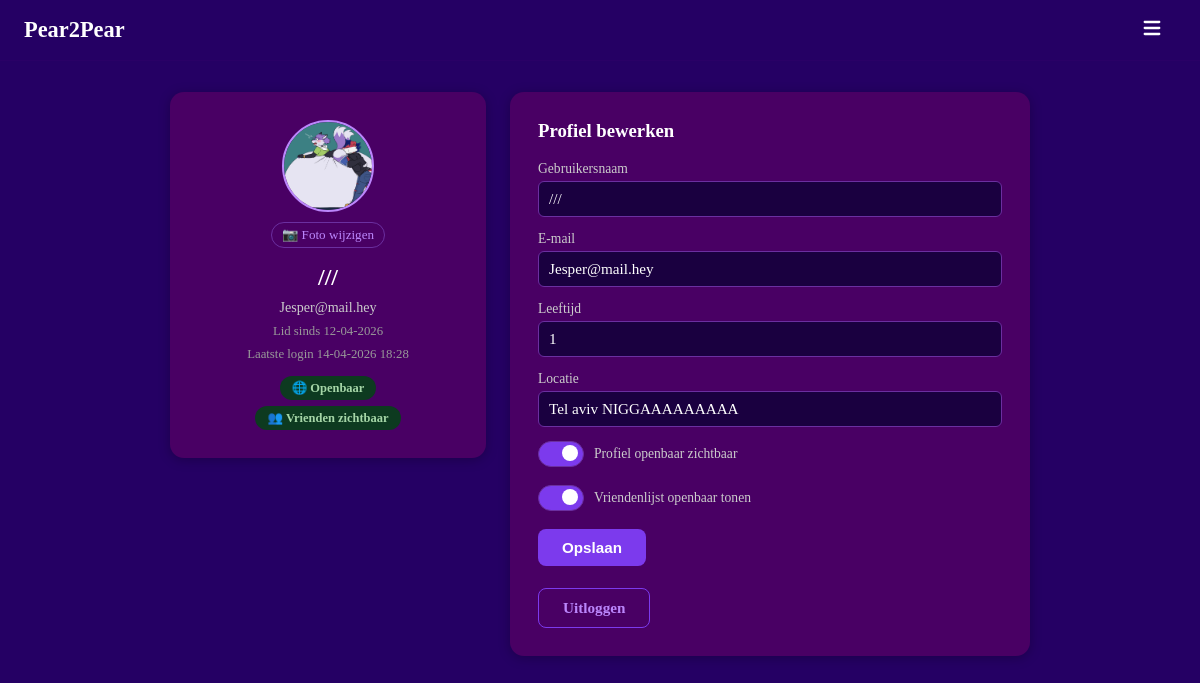
/account (signed in), run on the app's committed database.
### models.py (models this page shows, shortened)
class User(UserMixin, db.Model):
    __tablename__ = "users"
    id            = db.Column(db.Integer, primary_key=True)
    username      = db.Column(db.String(30),  unique=True, nullable=False, index=True)
    email         = db.Column(db.String(120), unique=True, nullable=False, index=True)
    password_hash = db.Column(db.String(256), nullable=False)
    created_at    = db.Column(db.DateTime, default=datetime.utcnow, nullable=False)
    last_login    = db.Column(db.DateTime, default=datetime.utcnow, nullable=False)
    age            = db.Column(db.Integer,     nullable=True)
    avatar         = db.Column(db.String(200),   nullable=True)
    location       = db.Column(db.String(100), nullable=True)
    is_public      = db.Column(db.Boolean, default=True,  nullable=False)
    friends_public = db.Column(db.Boolean, default=False, nullable=False)
    sent_requests     = db.relationship("Friendship", foreign_keys=[Friendship.from_id], backref="from_user", lazy="dynamic")
    received_requests = db.relationship("Friendship", foreign_keys=[Friendship.to_id],   backref="to_user",   lazy="dynamic")
    notifications     = db.relationship("Notification", foreign_keys=[Notification.user_id], backref="owner", lazy="dynamic", order_by=Notification.created_at.desc())
    def pending_received(self):
        reqs = Friendship.query.filter_by(to_id=self.id, status="pending").all()
        return User.query.filter(User.id.in_([r.from_id for r in reqs])).all()
    def unread_message_count(self):
        return Message.query.filter_by(receiver_id=self.id, read=False).count()
    def unread_notification_count(self):
        return Notification.query.filter_by(user_id=self.id, read=False).count()
    def total_inbox_count(self):
        return self.unread_message_count() + self.unread_notification_count()

### main.py (the view, shortened to what this page needs)
    @app.route("/account", methods=["GET", "POST"])
    @login_required
    def account():
        form = EditProfileForm(
            current_user_id=current_user.id,
            data={
                "username":       current_user.username,
                "email":          current_user.email,
                "age":            current_user.age,
                "location":       current_user.location,
                "is_public":      current_user.is_public,
                "friends_public": current_user.friends_public,
            }
        )
        return render_template("account.html", user=current_user, form=form)

### main.py (shortened to what this page needs)
class EditProfileForm(FlaskForm):
    username       = StringField("Gebruikersnaam", validators=[DataRequired(), Length(min=3, max=30)])
    email          = StringField("E-mail",         validators=[DataRequired(), Email()])
    age            = IntegerField("Leeftijd",       validators=[Optional(), NumberRange(min=1, max=120)])
    location       = StringField("Locatie",         validators=[Optional(), Length(max=100)])
    is_public      = BooleanField("Profiel openbaar")
    friends_public = BooleanField("Vriendenlijst openbaar")
    submit         = SubmitField("Opslaan")
    def __init__(self, current_user_id, *args, **kwargs):
        super().__init__(*args, **kwargs)
        self._current_user_id = current_user_id

### templates/account.html (shortened to what this page needs)
{% extends "base.html" %}
{% from "macros.html" import avatar %}
{% block content %}
<div class="account-page">
    <div class="box account-info">
        <div class="center">
            {{ avatar(user, size=88) }}
            <form method="POST" action="/account/avatar" enctype="multipart/form-data" style="margin:10px 0 4px;">
                <label class="avatar-upload-label" title="Profielfoto wijzigen">
                    📷 Foto wijzigen
                </label>
            </form>
            <h2>{{ user.username }}</h2>
            <p>{{ user.email }}</p>
            <p class="account-meta">Lid sinds {{ user.created_at.strftime('%d-%m-%Y') }}</p>
            <p class="account-meta">Laatste login {{ user.last_login.strftime('%d-%m-%Y %H:%M') }}</p>
            <span class="account-badge {% if user.is_public %}badge--public{% else %}badge--private{% endif %}">
                {% if user.is_public %}🌐 Openbaar{% else %}🔒 Privé{% endif %}
            </span>
            {% if user.friends_public %}
            <span class="account-badge badge--public" style="margin-top:6px;">👥 Vrienden zichtbaar</span>
            {% endif %}
        </div>
    </div>
    <div class="box account-edit">
        <h3>Profiel bewerken</h3>
        <form method="POST" action="/account">
            <div class="field">
                {{ form.username.label }}
                {{ form.username() }}
            </div>
            <div class="field">
                {{ form.email.label }}
                {{ form.email() }}
            </div>
            <div class="field">
                {{ form.age.label }}
                {{ form.age(placeholder="Jouw leeftijd") }}
            </div>
            <div class="field">
                {{ form.location.label }}
                {{ form.location(placeholder="Stad, land …") }}
            </div>
            <div class="field toggle-row">
                <label for="is_public" class="toggle-label">
                    <span class="toggle-track"><span class="toggle-thumb"></span></span>
                    Profiel openbaar zichtbaar
                </label>
            </div>
            <div class="field toggle-row">
                <label for="friends_public" class="toggle-label">
                    <span class="toggle-track"><span class="toggle-thumb"></span></span>
                    Vriendenlijst openbaar tonen
                </label>
            </div>
            <div class="field">
                {{ form.submit(class="btn") }}
            </div>
        </form>
        <a href="/logout" class="btn btn--outline" style="margin-top:8px;display:inline-block;">Uitloggen</a>
    </div>
</div>
{% endblock %}

### templates/macros.html
{% macro avatar(user, size=48, cls="") %}
{% if user.avatar %}
<img src="/static/avatars/{{ user.avatar }}"
     alt="{{ user.username }}"
     class="avatar-img {{ cls }}"
     style="width:{{ size }}px;height:{{ size }}px;border-radius:50%;object-fit:cover;border:2px solid #bb86fc;">
{% else %}
<div class="avatar-placeholder {{ cls }}"
     style="width:{{ size }}px;height:{{ size }}px;font-size:{{ (size * 0.42)|int }}px;">
  {{ user.username[0].upper() }}
</div>
{% endif %}
{% endmacro %}

### static/style.css (style rules this page uses)
html, body { height: 100%; margin: 0; background-color: #250064; }
h1, h2, h3, p, small, label { color: white; }
a { color: #bb86fc; }
.center { display: flex; text-align: center; flex-direction: column; align-items: center; }
.box { padding: 28px; border-radius: 14px; background-color: #490064; box-shadow: 0 2px 12px rgba(0,0,0,0.25); }
.field { display: flex; flex-direction: column; align-items: flex-start; margin-bottom: 14px; width: 100%; }
.field label { color: #ccc; font-size: 0.85rem; margin-bottom: 4px; }
.field input[type="text"], .field input[type="password"], .field input[type="email"], .field input[type="number"], .field textarea { width: 100%; padding: 8px 10px; border-radius: 6px; border: 1px solid #6b2fa0; background-color: #1a0040; color: white; font-size: 0.95rem; box-sizing: border-box; transition: border-color 0.2s; resize: vertical; font-family: inherit; }
.toggle-row { flex-direction: row; align-items: center; gap: 12px; }
.toggle-label { display: flex; align-items: center; gap: 10px; cursor: pointer; color: #ccc; font-size: 0.9rem; user-select: none; }
.toggle-track { width: 44px; height: 24px; background: #3a006f; border-radius: 999px; position: relative; transition: background 0.25s; flex-shrink: 0; border: 1px solid #6b2fa0; }
.toggle-thumb { position: absolute; top: 3px; left: 3px; width: 16px; height: 16px; border-radius: 50%; background: #888; transition: transform 0.25s, background 0.25s; }
input[type="checkbox"]:checked + .toggle-label .toggle-track { background: #7c3aed; }
input[type="checkbox"]:checked + .toggle-label .toggle-thumb { transform: translateX(20px); background: white; }
.btn { background-color: #7c3aed; color: white; border: none; padding: 10px 24px; border-radius: 8px; cursor: pointer; font-size: 0.95rem; font-weight: 600; transition: background-color 0.2s; text-decoration: none; display: inline-block; }
.btn--outline { background: transparent; border: 1px solid #7c3aed; color: #bb86fc; }
.account-page { display: flex; gap: 24px; align-items: flex-start; width: 80%; max-width: 860px; padding: 32px 0; }
.account-info { width: 260px; flex-shrink: 0; text-align: center; }
.account-info h2 { margin: 12px 0 4px; }
.account-info p { margin: 4px 0; color: #ccc; font-size: 0.88rem; }
.account-meta { color: #999 !important; font-size: 0.8rem !important; }
.account-badge { display: inline-block; margin-top: 10px; padding: 4px 12px; border-radius: 999px; font-size: 0.78rem; font-weight: 600; }
.badge--public { background: #0d3a20; color: #a5d6a7; }
.account-edit { flex: 1; }
.account-edit h3 { margin-top: 0; }
.avatar-img { flex-shrink: 0; }
.avatar-upload-label { display: inline-block; cursor: pointer; color: #bb86fc; font-size: 0.82rem; padding: 4px 10px; border: 1px solid #6b2fa0; border-radius: 999px; transition: background 0.15s; }

### data on the page
User: avatar (picture), username "///", email "Jesper@mail.hey", created_at "12-04-2026", last_login "14-04-2026 18:28", age "1", location "Tel aviv NIGGAAAAAAAAA"
